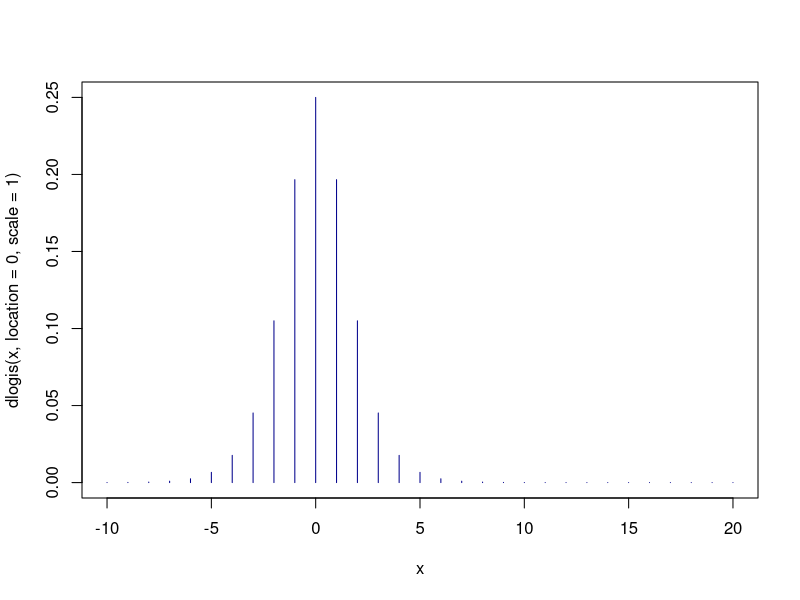
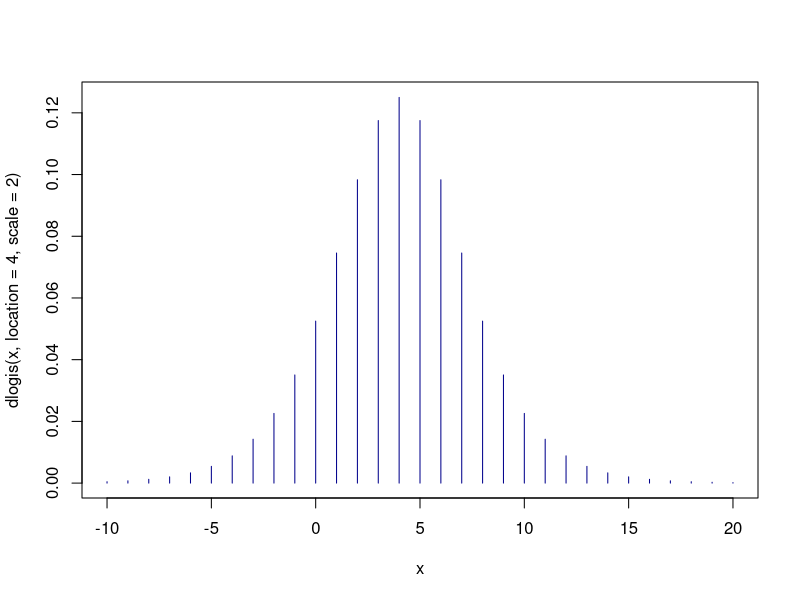
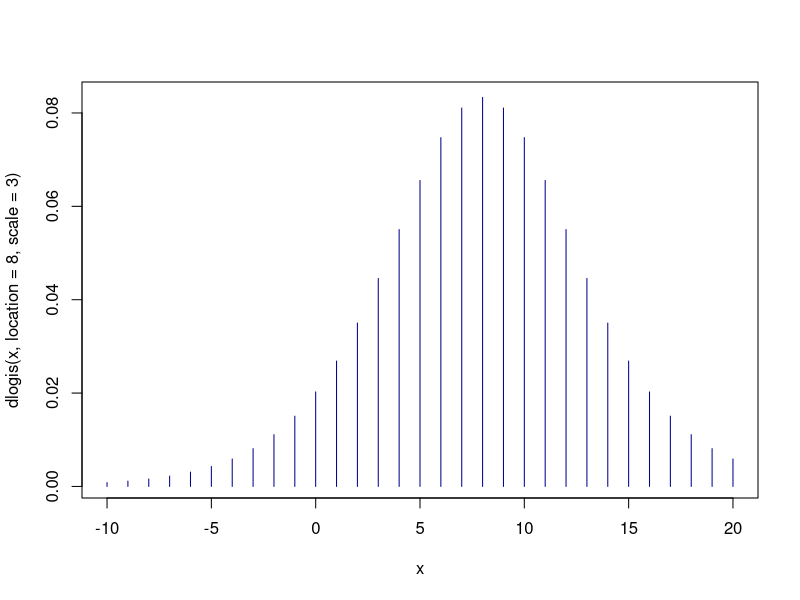
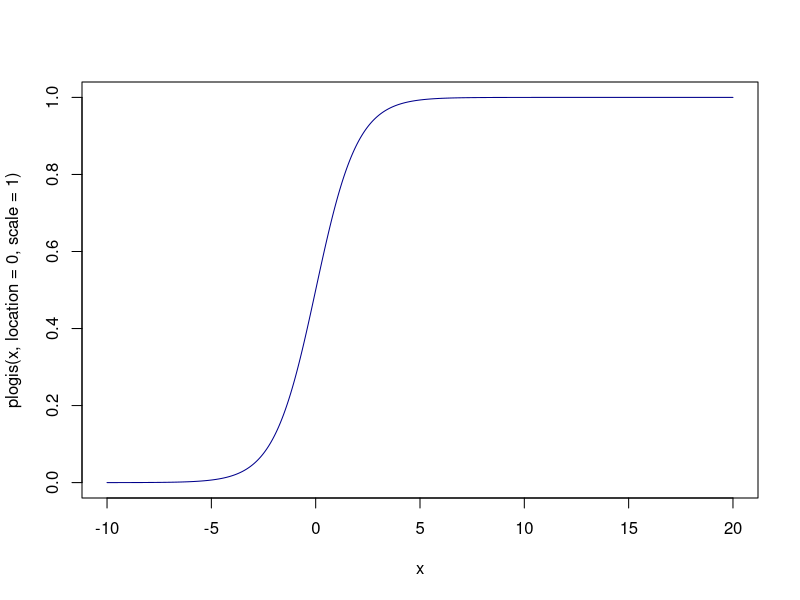
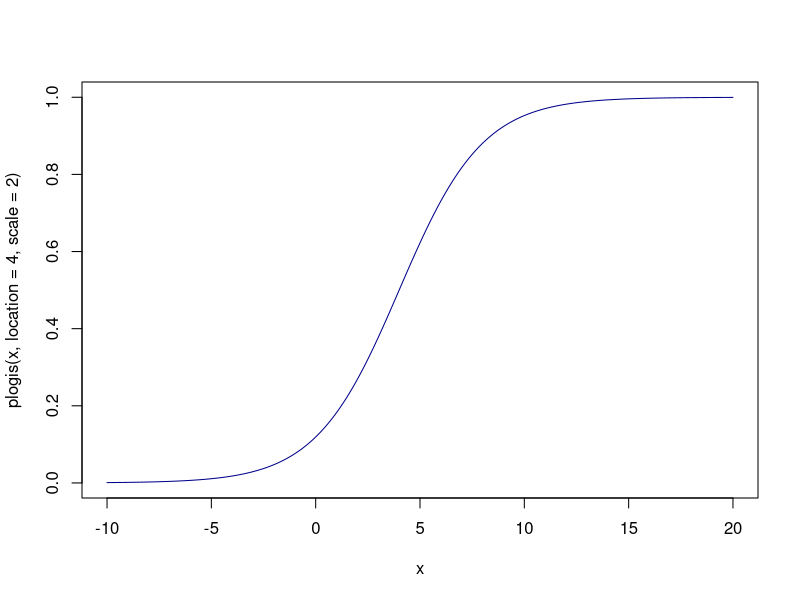
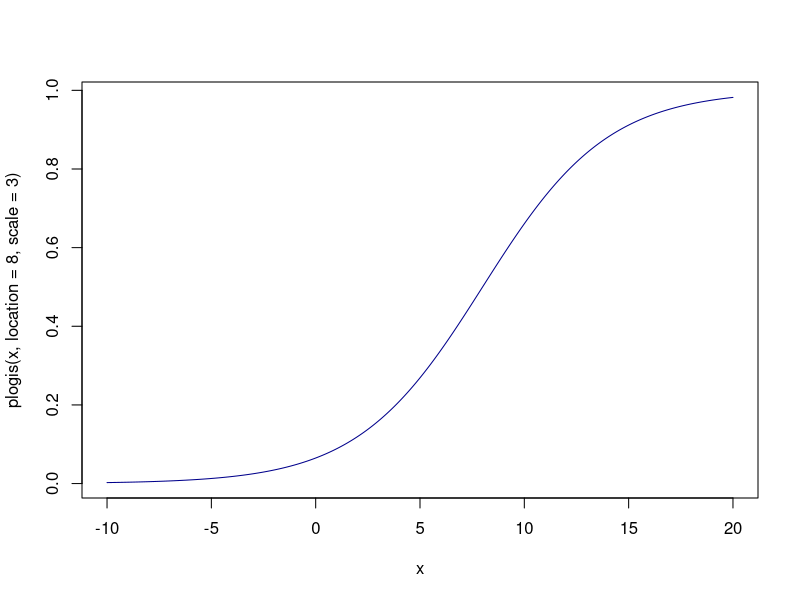
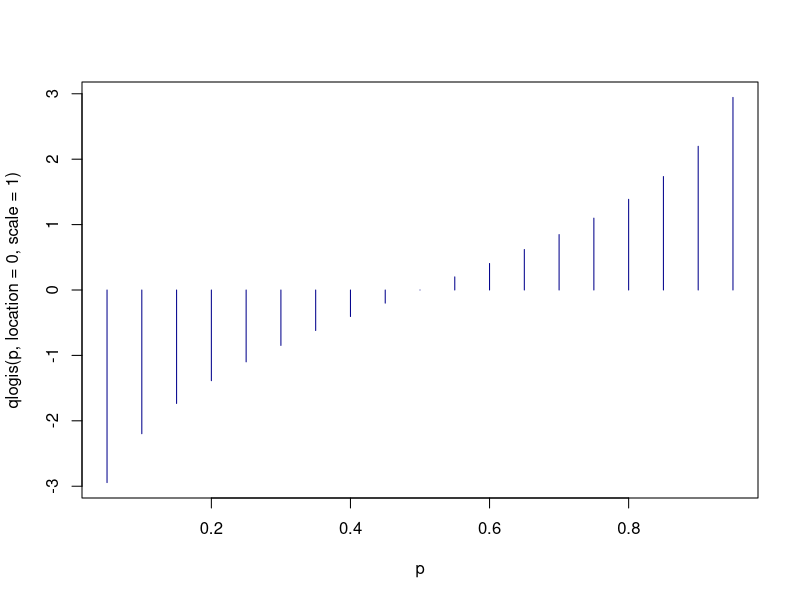
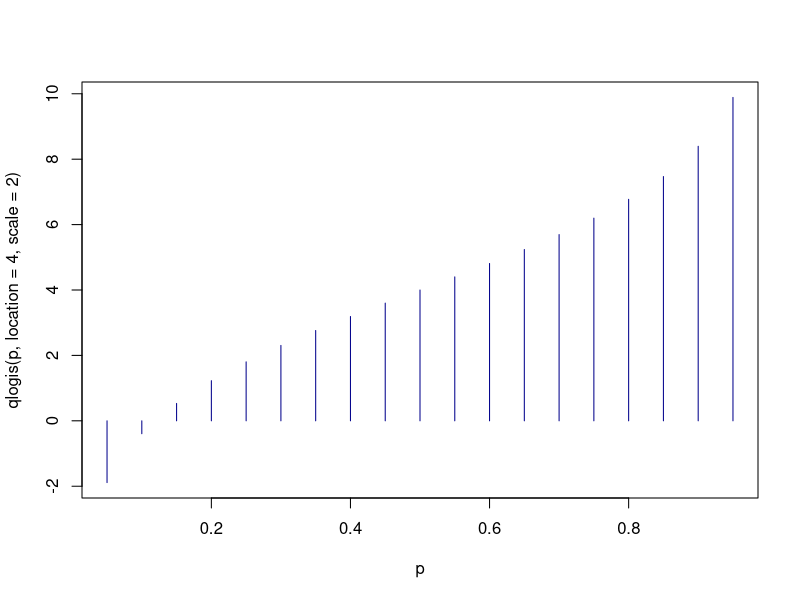

Write the R code that produced these figures, in order.
## ---- chunk 1
x <- -10:20
plot(x, dlogis(x, location = 0, scale = 1), type = "h", col = "darkblue")
## ---- chunk 2
plot(x, dlogis(x, location = 4, scale = 2), type = "h", col = "darkblue")
## ---- chunk 3
plot(x, dlogis(x, location = 8, scale = 3), type = "h", col = "darkblue")
## ---- chunk 4
x <- seq(-10, 20, by=0.05)
plot(x, plogis(x, location = 0, scale = 1), type = "l", col = "darkblue")
## ---- chunk 5
plot(x, plogis(x, location = 4, scale = 2), type = "l", col = "darkblue")
## ---- chunk 6
plot(x, plogis(x, location = 8, scale = 3), type = "l", col = "darkblue")
## ---- chunk 7
p <- seq(0.05,0.95,by = 0.05)
plot(p, qlogis(p, location = 0, scale = 1), type = "h", col = "darkblue")
## ---- chunk 8
plot(p, qlogis(p, location = 4, scale = 2), type = "h", col = "darkblue")
## ---- chunk 9
plot(p, qlogis(p, location = 8, scale = 3), type = "h", col = "darkblue")
## ---- chunk 10
location <- 4
scale <- 2
n<-c(20, 50, 200, 1000)
set.seed(58)
x1<-rlogis(n[1], location, scale)
set.seed(58)
x2<-rlogis(n[2], location, scale)
set.seed(58)
x3<-rlogis(n[3], location, scale)
set.seed(58)
x4<-rlogis(n[4], location, scale)
## ---- chunk 11
library(ggplot2)
histograma1 <- ggplot(data.frame(x1), aes(x=x1)) +
  geom_histogram(aes(y=after_stat(density)), binwidth = 1,
                 colour="black", fill="white") +
  geom_density(alpha=.2, fill="darkblue")
histograma1
## ---- chunk 12

histograma2 <- ggplot(data.frame(x2), aes(x=x2)) +
  geom_histogram(aes(y=after_stat(density)), binwidth = 1,
                 colour="black", fill="white") +
  geom_density(alpha=.2, fill="darkblue")
histograma2
## ---- chunk 13
histograma3 <- ggplot(data.frame(x3), aes(x=x3)) +
  geom_histogram(aes(y=after_stat(density)), binwidth = 0.5,
                 colour="black", fill="white") +
  geom_density(alpha=.2, fill="darkblue")
histograma3
## ---- chunk 14

histograma4 <- ggplot(data.frame(x4), aes(x=x4)) +
  geom_histogram(aes(y=after_stat(density)), binwidth = 0.5,
                 colour="black", fill="white") +
  geom_density(alpha=.2, fill="darkblue")
histograma4
## ---- chunk 15
ex1 <- ecdf(x1)
plot(ex1)
## ---- chunk 16
ex2 <- ecdf(x2)
plot(ex2)
## ---- chunk 17
ex3 <- ecdf(x3)
plot(ex3)
## ---- chunk 18
ex4 <- ecdf(x4)
plot(ex4)
## ---- chunk 19
library(e1071)

# rinkinio su 20 imties dydziu
mean(x1)
var(x1)
sd(x1)
skewness(x1)
kurtosis(x1) 
## ---- chunk 20
# rinkinio su 50 imties dydziu
mean(x2)
var(x2)
sd(x2)
skewness(x2)
kurtosis(x2) 
## ---- chunk 21
# rinkinio su 200 imties dydziu
mean(x3)
var(x3)
sd(x3)
skewness(x3)
kurtosis(x3)
## ---- chunk 22
# rinkinio su 1000 imties dydziu
mean(x4)
var(x4)
sd(x4)
skewness(x4)
kurtosis(x4)
## ---- chunk 23


## ---- chunk 24

set.seed(58)
rand_logistic <- rlogis(x1, location = 4, scale = 2 )

m_logistic <- mean(rand_logistic)
s_logistic <- var(rand_logistic)

#MM
hat_mu <- m_logistic
hat_s <- sqrt(3 * s_logistic / pi^2)
hat_mu
hat_s
## ---- chunk 25
set.seed(58)
rand_logistic <- rlogis(x2, location = 4, scale = 2 )

m_logistic <- mean(rand_logistic)
s_logistic <- var(rand_logistic)

#MM
hat_mu <- m_logistic
hat_s <- sqrt(3 * s_logistic / pi^2)
hat_mu
hat_s
## ---- chunk 26
set.seed(58)
rand_logistic <- rlogis(x3, location = 4, scale = 2 )

m_logistic <- mean(rand_logistic)
s_logistic <- var(rand_logistic)

#MM
hat_mu <- m_logistic
hat_s <- sqrt(3 * s_logistic / pi^2)
hat_mu
hat_s
## ---- chunk 27
set.seed(58)
rand_logistic <- rlogis(x4, location = 4, scale = 2 )

m_logistic <- mean(rand_logistic)
s_logistic <- var(rand_logistic)

#MM
hat_mu <- m_logistic
hat_s <- sqrt(3 * s_logistic / pi^2)
hat_mu
hat_s
## ---- chunk 28
library(maxLik)

logLikFun <- function(param) {
  location <- param[1]
  scale <- param[2]
  sum(dlogis(x1, location = location,
            scale = scale, log = TRUE))
}
mle <- maxLik(logLik = logLikFun,
              start = c(location = 0, scale = 1))
summary(mle)
coef(mle)
stdEr(mle)

#Rezultatas?
## ---- chunk 29

logLikFun <- function(param) {
  location <- param[1]
  scale <- param[2]
  sum(dlogis(x2, location = location,
             scale = scale, log = TRUE))
}
mle <- maxLik(logLik = logLikFun,
              start = c(location = 0, scale = 1))
summary(mle)
coef(mle)
stdEr(mle)

#Rezultatas??
## ---- chunk 30
logLikFun <- function(param) {
  location <- param[1]
  scale <- param[2]
  sum(dlogis(x3, location = location,
             scale = scale, log = TRUE))
}
mle <- maxLik(logLik = logLikFun,
              start = c(location = 0, scale = 1))
summary(mle)
coef(mle)
stdEr(mle)

#Rezultatas??
## ---- chunk 31
logLikFun <- function(param) {
  location <- param[1]
  scale <- param[2]
  sum(dlogis(x4, location = location,
             scale = scale, log = TRUE))
}
mle <- maxLik(logLik = logLikFun,
              start = c(location = 0, scale = 1))
summary(mle)
coef(mle)
stdEr(mle)


## ---- chunk 32

## ---- chunk 33

## ---- chunk 34

## ---- chunk 35

set.seed(58)
x11 <- sample(c(x1, 30, 50 ,60, 70, 80))

table(x1)
table(x11)

## ---- chunk 36

set.seed(58)
x22 <- sample(c(x2, 30, 50 ,60, 70, 80))

table(x2)
table(x22)
## ---- chunk 37

set.seed(58)
x33 <- sample(c(x3, 30, 50 ,60, 70, 80))

table(x3)
table(x33)
## ---- chunk 38

set.seed(58)
x44 <- sample(c(x4,30, 50 ,60, 70, 80))

table(x4)
table(x44)
## ---- chunk 39
boxplot(x1)
boxplot(x11)
boxplot(x11)$out
## ---- chunk 40
boxplot(x2)
boxplot(x22)
boxplot(x22)$out
## ---- chunk 41
boxplot(x3)
boxplot(x33)
boxplot(x33)$out
## ---- chunk 42
boxplot(x4)
boxplot(x44)
boxplot(x44)$out
## ---- chunk 43

## ---- chunk 44
